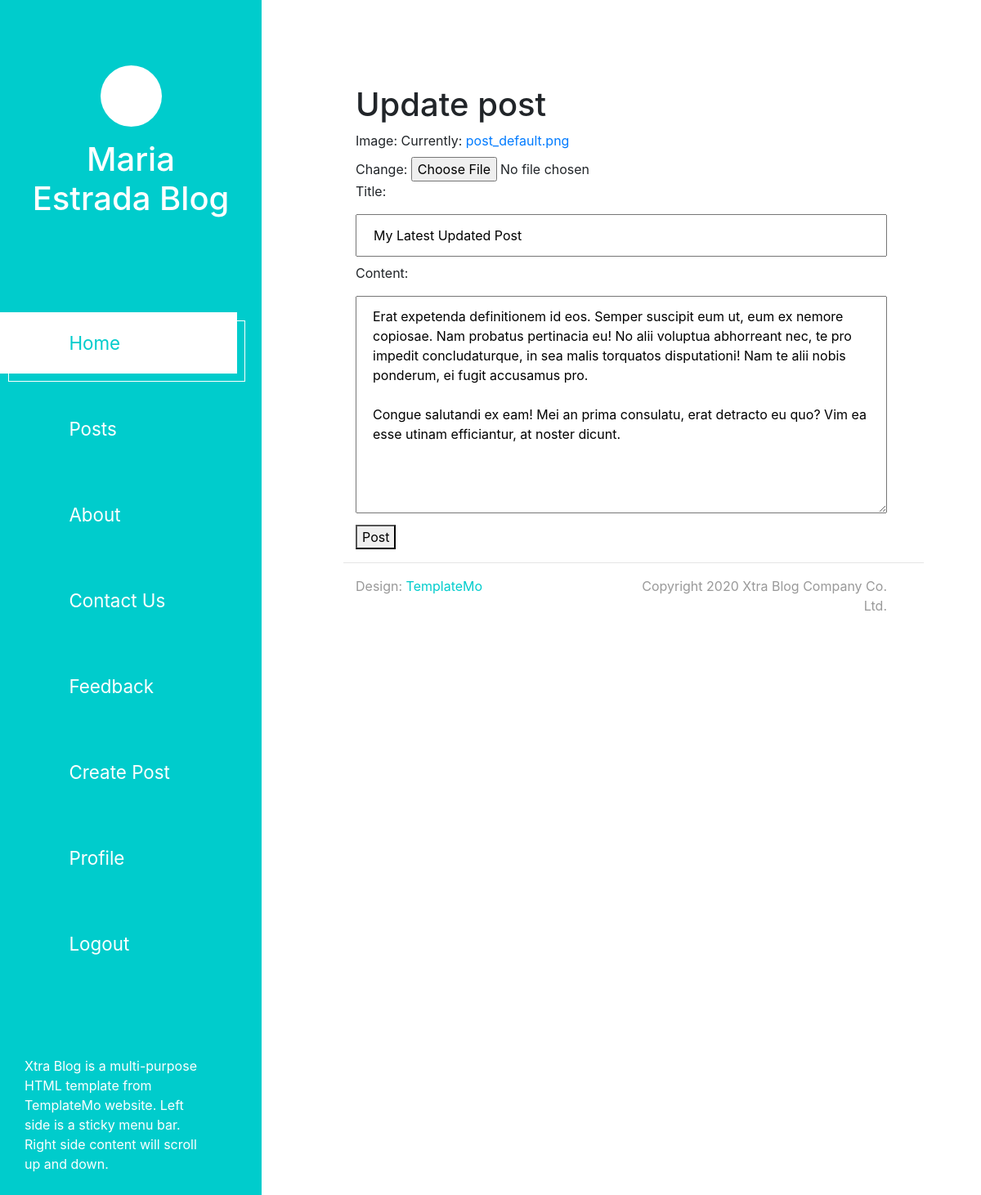
The page /pages/39/update/ (signed in) on the database its author committed.
### pages/models.py (models this page shows, shortened)
class Post(models.Model):
    title = models.CharField(max_length=100)
    content = RichTextField(blank=True, null=True)
    date_posted = models.DateTimeField(default=timezone.now)
    author = models.ForeignKey(User, on_delete=models.CASCADE)
    image = models.ImageField(default='post_default.png', upload_to='blog_pics')

### pages/views.py (the view, shortened to what this page needs)
# urls.py: path('<int:pk>/update/', PostUpdateView.as_view(), name='page-update'),
class PostUpdateView(LoginRequiredMixin, UserPassesTestMixin, UpdateView):
    model = Post
    template_name = 'pages/page_form.html'
    fields = ['image', 'title', 'content']
    extra_context = {'actualizando': True, 'title':'Update post'}
    def test_func(self):
        post = self.get_object()
        if self.request.user == post.author:
            return True
        return False

### pages/templates/pages/page_form.html (shortened to what this page needs)
{% extends "index.html" %}
{% block contenido %}
<h1>{{ title }}</h1>
<form class="form" method="post" enctype="multipart/form-data">
    {% if creando %}
        {{ form.image.label_tag }}
        {{ form.image.errors }}
        {{ form.image }}
    {% elif actualizando and user.is_staff %}
        {{ form.image.label_tag }}
        {{ form.image }}
    {% else %}
      <div class="text-muted">Only a user with admin rights can modify a post image</div>
    {% endif %}
    <br>
    {{ form.title.label_tag }}
      {{ form.title }}
      <br>
    {{ form.content.label_tag }}
      {{ form.content }}
  <br>
  <button type="submit" id="submit">Post</button>
</form>
{% endblock contenido %}

### static/css/templatemo-xtra-blog.css (style rules this page uses)
html { overflow-x: hidden; }
body { margin: 0; padding: 0; font-family: 'Source Sans Pro', sans-serif; font-size: 19px; line-height: 2em; overflow-x: hidden; }

### static/css/contact.css (style rules this page uses)
input[type=text], input[type=email], textarea { width: 100%; padding: 12px 20px; margin: 8px 0; display: inline-block; }

### rows shown on the page
Post: title "My Latest Updated Post", content "Erat expetenda definitionem id eos. Semper suscipit eum ut, eum ex nemore copiosae. Nam probatus pertinacia eu! No alii voluptua abhorreant nec, te pro impedit concludaturque, in sea malis torquatos disputationi! Nam te alii nobis ponderum, ei fugit accusamus pro. Congue salutandi ex eam! Mei an prima consulatu, erat detracto eu quo? Vim ea esse utinam efficiantur, at noster dicunt."

### other values the page prints
{{ title }} "Update post"
